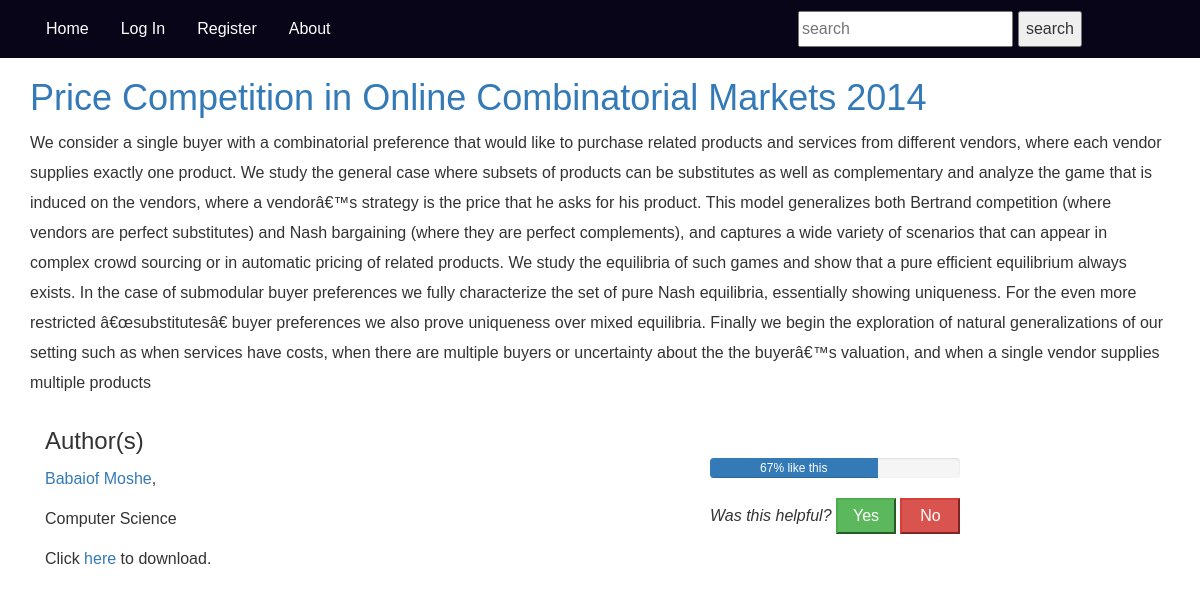
The app's page /article.php?id=10 with its own data.
### tables this page shows
CREATE TABLE `articles` (
  `inf_article_id` int(11) NOT NULL,
  `inf_article_title` varchar(255) NOT NULL,
  `inf_article_description` mediumtext NOT NULL,
  `inf_article_url` varchar(511) NOT NULL,
  `inf_user_id` int(11) NOT NULL,
  `inf_approved` int(11) NOT NULL
);

CREATE TABLE `authors` (
  `inf_article_id` int(11) NOT NULL,
  `inf_Author_id` int(11) NOT NULL,
  `inf_Author_first_name` varchar(255) NOT NULL,
  `inf_Author_last_name` varchar(255) NOT NULL
);

CREATE TABLE `article_category` (
  `inf_article_category` varchar(255) NOT NULL,
  `inf_article_id` int(11) NOT NULL,
  `inf_article_category_id` int(11) NOT NULL
);

### article.php (the view, shortened to what this page needs)
<?php
	include 'functions.php';
?>
<!DOCTYPE html>
<html>
<head>
	<link rel="stylesheet" href="https://maxcdn.bootstrapcdn.com/bootstrap/3.3.7/css/bootstrap.min.css">
    <link rel="stylesheet" type="text/css" href="style/style.css">
</head>
<body>
<nav id="navigation">
  	<ul style = "background-color: #080519;">
  		<div style = "background-color: #080519;" class = "container">
  			<li><a href="index.php">Home</a></li>
  			<?php toggleLogInLogOut(); ?>
	    	<li><a href="about.php">About</a></li>
	  		<form method = 'get' action = "index.php">
		  		<li style="float:right"><input type="submit" value = "search" style = "margin-top : 11px; margin-right:88px;" name="search_bar" placeholder="Information Systems"></li>
		   		<li style="float:right"><input type="text" style = "margin-top : 11px; margin-right: 5px;" name="search_bar" placeholder="search"></li>
	   		</form>
		</div>
  	</ul>
</nav>
<main>
	<div class = "container">
		<p align = "center"><?php
	  		echoCurrentArticle($_GET["id"]);
	  	?></p>
		<div class = "col-md-7">
			<span id = "credits" style="">
		  		<h3>Author(s)</h3>
		  		<p><?php echo getAuthorsOfArticle($_GET['id']); ?></p>
		  		<p><?php echo getArticleCategoryById($_GET['id']); ?></p>
		  		<p>Click <a <?php echo 'href = "'. getArticlePath($_GET["id"]) .'"' ?>>here</a> to download.</p>
		  	</span>
		</div>
		<div class = "col-md-5">
			<div class = "progress" style = "width : 250px; margin-top: 50px;">
		  		<div class="progress-bar" role="progressbar" aria-valuenow="70" aria-valuemin="0" aria-valuemax="100" style="width:<?php echo getRating($_GET["id"]); ?>"> <?php echo getRating($_GET["id"]); ?> like this
				</div>
		  	</div>
		  	<form method = "post">
			  	<i>Was this helpful?</i>
			  	<button style = "width:60px;" class = "btn-success" type="submit" name="yes">Yes</button>
			  	<button style = "width:60px;" class = "btn-danger" type="submit" name="no">No</button>
		  	</form>
	  	</div>
	</div>
</main>
</body>
</html>

### functions.php (shortened to what this page needs)
<?php
	function selectDataFromDBQuery($conn, $query){
		$result = $conn->query($query);
		return $result;
	}
	function createConnectionToDatabase(){
		$servername = "localhost";
		$db_username = "root";
		$db_password = "";
		$dbname = "inf_sys";
		$conn =new mysqli($servername, $db_username, $db_password, $dbname);
		return $conn;
	}
	function toggleLogInLogOut(){
		if (isset($_SESSION["email"])){
			echo '<li id = "profile"><a href="profile.php" >Profile</a></li>';
			echo '<li id = "logout_li"><a href="logout.php" >LogOut</a></li>';
		}
		else {
			echo '<li id = "login_li"><a href="#" data-toggle = "modal" data-target = "#login_modal">Log In</a></li>';
			echo '<li id = "register_li"><a href="#" data-toggle = "modal" data-target = "#register_modal">Register</a></li>';
		}
	}
	function getArticleCategoryById($id){
		$conn = createConnectionToDatabase();
		$query = "select * from article_category where inf_article_id = '$id'";
		$result = selectDataFromDBQuery($conn, $query);
		while($row = $result->fetch_assoc()){
			$inf_article_category = $row["inf_article_category"];
	  	}
	  	if (isset($inf_article_category)){
	  		return $inf_article_category;
	  	}
	  	else{
	  		return "No category Specified";
	  	}
	}
	function echoCurrentArticle($article_id){
		$conn = createConnectionToDatabase();
		$query = "select * from articles where inf_article_id = '$article_id'";
		$result = selectDataFromDBQuery($conn, $query);
		while($row = $result->fetch_assoc()){
			$inf_article_title = $row["inf_article_title"];
			$inf_article_description = $row["inf_article_description"];
			$inf_article_id = $row["inf_article_id"];
			echo '<article>
	    	<h1><a class = "article_title" href="article.php?id='.$inf_article_id.'">'.$inf_article_title.'</a></h1>
	    	<p>'.$inf_article_description.'</p>
	  	</article>';
	  	}
	}
	function getAuthorsOfArticle($article_id){
		$conn = createConnectionToDatabase();
		$query = "select * from authors where inf_article_id = '$article_id'";
		$result = selectDataFromDBQuery($conn, $query);
		$authors = "";
		while($row = $result->fetch_assoc()){
			$inf_author_first_name = $row["inf_Author_first_name"];
			$inf_author_last_name = $row["inf_Author_last_name"];
			$inf_author_id = $row["inf_Author_id"];
			$authors = $authors . ' '. '<a href = "author.php?id='.$inf_author_id.'">'.$inf_author_last_name . ' '. $inf_author_first_name.'</a>,';
		}
		return $authors;
	}
	function getArticlePath($article_id){
		$conn = createConnectionToDatabase();
		$query = "select * from articles where inf_article_id = '$article_id'";
		$result = selectDataFromDBQuery($conn, $query);
		while($row = $result->fetch_assoc()){
			$article_path = $row["inf_article_url"];
		}
		return $article_path;
	}
    function getRating($article_id){
    	$conn = createConnectionToDatabase();
    	$query = "select * from article_rating where inf_article_id = '$article_id';";
    	$result = selectDataFromDBQuery($conn, $query);
    	$thumbs_up = 0;
    	$thumbs_down = 0;
    	while ($row = $result->fetch_assoc()){
    		$thumbs_up = $thumbs_up + $row["inf_article_thumbs_up"];
    		$thumbs_down = $thumbs_down + $row["inf_article_thumbs_down"];
    	}
    	if ($thumbs_up + $thumbs_down == 0){
    		$rating = 50;
    	}
    	else {
    		$rating = ceil(($thumbs_up / ($thumbs_down + $thumbs_up)) * 100);
    	}
    	return $rating .'%';
    }
?>

### style/style.css (style rules this page uses)
* { box-sizing: border-box; }
html { font-size: 62.5%; }
body { margin: 0; opacity: 0; font: 1.6rem/1.875 'Avenir Next', sans-serif; }
body.loaded { opacity: 1; transition: 1s opacity; }
ul { list-style-type: none; margin: 0; padding: 0; overflow: hidden; background-color: #333; }
li { float: left; }
li a { display: block; color: white; text-align: center; padding: 14px 16px; text-decoration: none; }

### records on screen
articles: inf_article_title "Price Competition in Online Combinatorial Markets 2014", inf_article_description "We consider a single buyer with a combinatorial preference that would like to purchase related products and services from different vendors, where each vendor supplies exactly one product. We study the general case where subsets of products can be substitutes as well as complementary and analyze the game that is induced on the vendors, where a vendorâ€™s strategy is the price that he asks for his product. This model generalizes both Bertrand competition (where vendors are perfect substitutes) and Nash bargaining (where they are perfect complements), and captures a wide variety of scenarios that can appear in complex crowd sourcing or in automatic pricing of related products. We study the…"
authors: inf_Author_last_name "Babaiof", inf_Author_first_name "Moshe"
article_category: inf_article_category "Computer Science"

### other values on screen
getRating($_GET["id"]) "67%"
